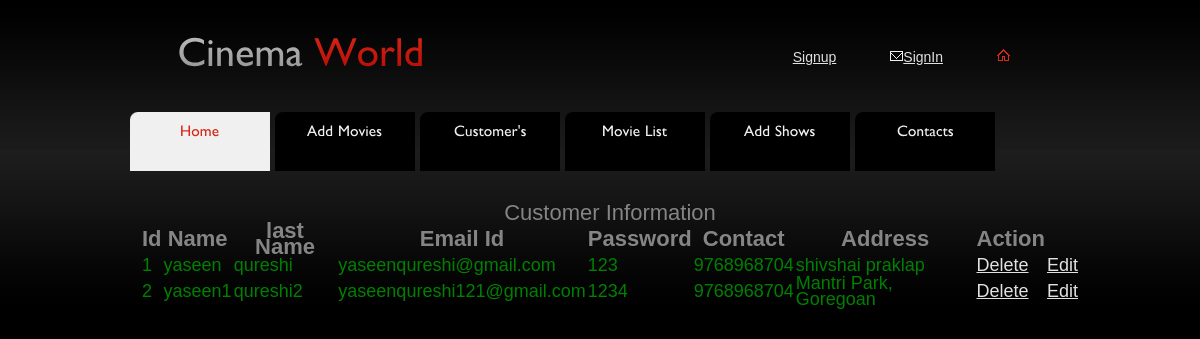
Before: /customerlist with the older database file.
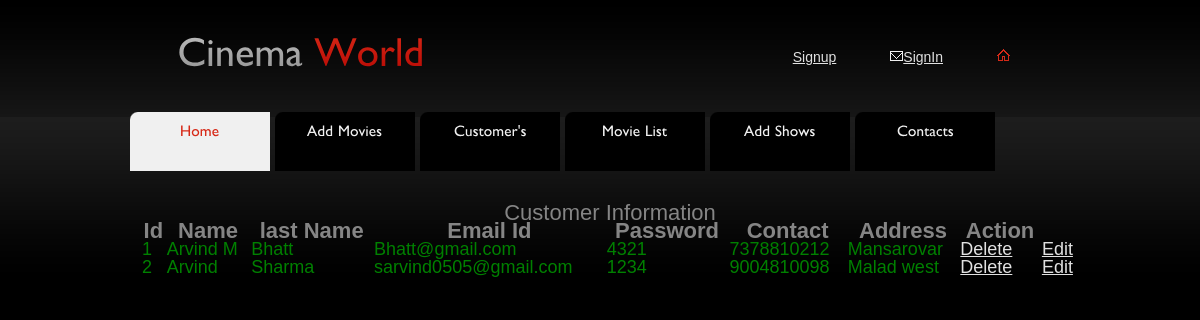
After: the same page with the newer database file.
### Movieapp/models.py (models this page shows)
class Customer(models.Model):
    custId = models.AutoField(primary_key=True)
    custName = models.CharField(max_length=50)
    custLname = models.CharField(max_length=50)
    custEmail = models.CharField(max_length=50,unique=True)
    custPassword = models.CharField(max_length=50)
    custContact = models.CharField(max_length=12)
    custAddress = models.CharField(max_length=225)
    class Meta:
        db_table= 'customer_005'

### Movieapp/views.py (the view)
# urls.py: path('customerlist',views.Customerlist),
def Customerlist(request):
    customerlist = Customer.objects.all()
    return render(request,'Movieapp/customerlist.html',{"customerlist": customerlist})

### templates/Movieapp/customerlist.html (shortened to what this page needs)
{% load static %}
{% include 'Movieapp/header.html' %}
<html>
<head>
</head>
<body>
<div class = 'table' style=width:100%;cellpadding:10px;margin:10px>
<table style="width:100%;border=1;font-size:22px">
<caption>Customer Information</caption>
<tbody style="font-size:18px">
<thead>
<th>Id</th><br/>
<th>Name</th><br/>
<th>last Name</th>
<th>Email Id</th>
<th>Password</th>
<th>Contact</th>
<th>Address</th>
<th>Action</th>
</thead>
</tbody>
{% for  customer in customerlist %}
<tr style=font-size:18px;color:green;align:left;width:80px>
<td>{{customer.custId}}</td>
<td>{{customer.custName}}</td>
<td>{{customer.custLname}}</td>
<td>{{customer.custEmail}}</td>
<td>{{customer.custPassword}}</td>
<td>{{customer.custContact}}</td>
<td>{{customer.custAddress}}</td>
<td><a href = "deletemovie/{{movie.MovieId}}">Delete</a></td>
<td><a href = "updatemovie{{movie.MovieId}}">Edit</a></td>
{% endfor %}
</tr>
</div>
</body>
</html>

### templates/Movieapp/header.html (shortened to what this page needs)
{% load static %}
<!DOCTYPE html PUBLIC "-//W3C//DTD XHTML 1.0 Strict//EN" "http://www.w3.org/TR/xhtml1/DTD/xhtml1-strict.dtd">
<html xmlns="http://www.w3.org/1999/xhtml">
<head>
<link href="{% static 'css/style.css' %}" rel="stylesheet" type="text/css" />
</head>
<body id="page1">
<div class="tail-top">
  <div class="tail-bottom">
    <div id="main">
      <div id="header">
        <div class="row-1">
          <div class="fleft"><a href="#">Cinema <span>World</span></a></div>
          <ul>
            {% if request.session.admin == None and request.session.customer == None %}
            <li><a href="addcustomer">Signup</a></li>
            <li><a href="login"><img src="images/icon2.gif" alt="" />SignIn</a></li>
            {% endif %}
            <li><a href="#"><img src="images/icon1-act.gif" alt="" /></a></li>
          </ul>
        </div>
        <div class="row-2">
          <ul>
            <li><a href="index" class="active">Home</a></li>
            {% if request.session.admin != None or request.session.customer == None %}
            <li><a href="addmovie">Add Movies</a></li>
            <li><a href="customerlist">Customer's</a></li>
            <li><a href="movielist">Movie List</a></li>
             <li><a href="addshows">Add Shows</a></li>
            {% endif %}
            <li><a href="#">Contacts</a></i>
          </ul>
        </div>
      </div>

### static/css/style.css (style rules this page uses)
* { margin:0; padding:0; }
html, body { min-width:940px; }
body { background:#000; font-family:Arial, Helvetica, sans-serif; font-size:100%; line-height:1em; color:#858585; }
img { border:0; vertical-align:top; text-align:left; }
ul, ol { list-style:none; }
#main { width:940px; margin:0 auto; font-size:0.875em; }
#header { height:171px; margin-bottom:-8px; }
.fleft { float:left; }
.tail-top { background:url(../images/tail-top.gif) left top repeat-x #1d1d1d; }
.tail-bottom { background:url(../images/tail-bottom.gif) left bottom repeat-x; }
a { color:#e1e1e1; outline:none; }
#header .row-1 { height:112px; width:100%; overflow:hidden; }
#header .row-1 .fleft { font-size:40px; line-height:1.2em; padding:26px 0 0 47px; }
#header .row-1 .fleft a { text-decoration:none; }
#header .row-1 ul { padding:49px 60px 0 0; float:right; }
#header .row-1 ul li { float:left; padding-left:54px; }
#header .row-2 { height:51px; }
#header .row-2 ul { width:100%; overflow:hidden; }
#header .row-2 ul li { float:left; font-size:15px; line-height:2.4em; margin-right:5px; background-color:#000; }
#header .row-2 ul li a { text-decoration:none; color:#f0f0f0; width:140px; height:56px; float:left; background-image:url(../images/nav-bg.gif); background-repeat:no-repeat; background-position:0 0; text-align:center; }
#header .row-2 ul li a:hover, #header .row-2 ul li a.active { color:#d72a18; background-image:url(../images/nav-act.gif); }
#page1 #header .row-2 ul li a { height:59px; }
a { outline:none; }

Changed rows visible on the page:
changed Customer id 1: custName "yaseen" → "Arvind M"; custLname "qureshi" → "Bhatt"; custEmail "yaseenqureshi@gmail.com" → "Bhatt@gmail.com"; custPassword "123" → "4321"; custContact "9768968704" → "7378810212"; custAddress "shivshai praklap" → "Mansarovar"
changed Customer id 2: custName "yaseen1" → "Arvind"; custLname "qureshi2" → "Sharma"; custEmail "yaseenqureshi121@gmail.com" → "sarvind0505@gmail.com"; custContact "9768968704" → "9004810098"; custAddress "Mantri Park, Goregoan" → "Malad west"
